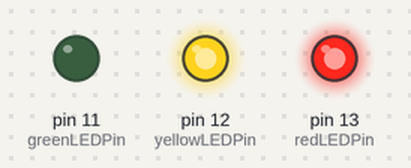
Recording of a sketch running on a simulated Arduino Uno, built with avr-gcc and run on an emulated ATmega328P. On the bench: output pins drawn as LEDs (lit = HIGH).

Above: at 0.05 s.
At 1.45 s:
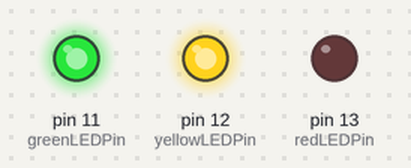
At 2.85 s:
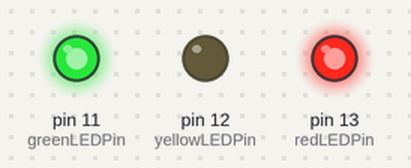
Timing chart, 0 to 3.1 s (numbered marks = the images above):
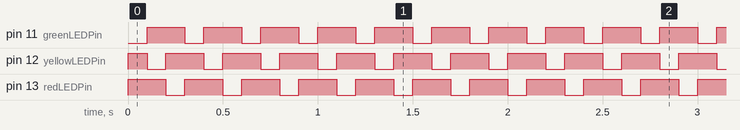

The sketch:

LEDBlink_Demo.ino
```cpp
int greenLEDPin = 11, yellowLEDPin = 12, redLEDPin = 13;

void setup(){
  pinMode(greenLEDPin, OUTPUT);
  pinMode(yellowLEDPin, OUTPUT);
  pinMode(redLEDPin, OUTPUT);

  digitalWrite(greenLEDPin, HIGH);
  digitalWrite(yellowLEDPin, HIGH);
  digitalWrite(redLEDPin, HIGH);
}

void loop(){
  digitalWrite(greenLEDPin, LOW);
  delay(100);
  digitalWrite(greenLEDPin, HIGH);
  digitalWrite(yellowLEDPin, LOW);
  delay(100);
  digitalWrite(yellowLEDPin, HIGH);
  digitalWrite(redLEDPin, LOW);
  delay(100);
  digitalWrite(redLEDPin, HIGH);
}
```

Measured:
- by itself, pin 11 (greenLEDPin), pin 12 (yellowLEDPin), pin 13 (redLEDPin): alternates HIGH for 0.20 s and LOW for 0.10 s
